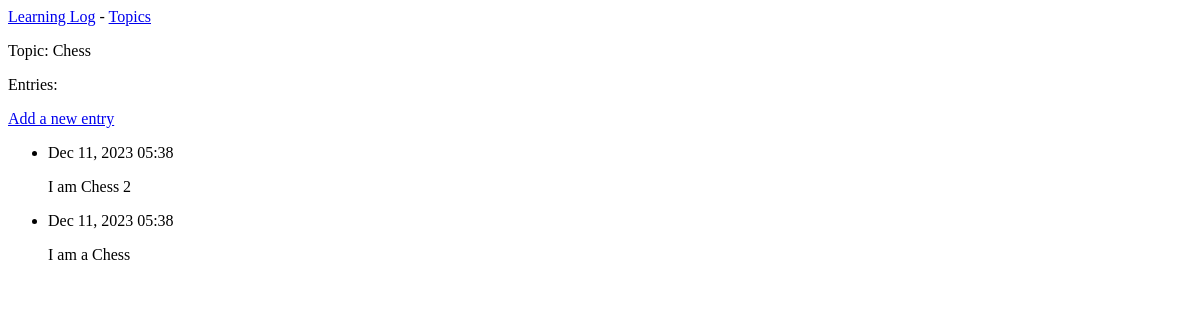
Page /topics/1/ on the earlier database version.
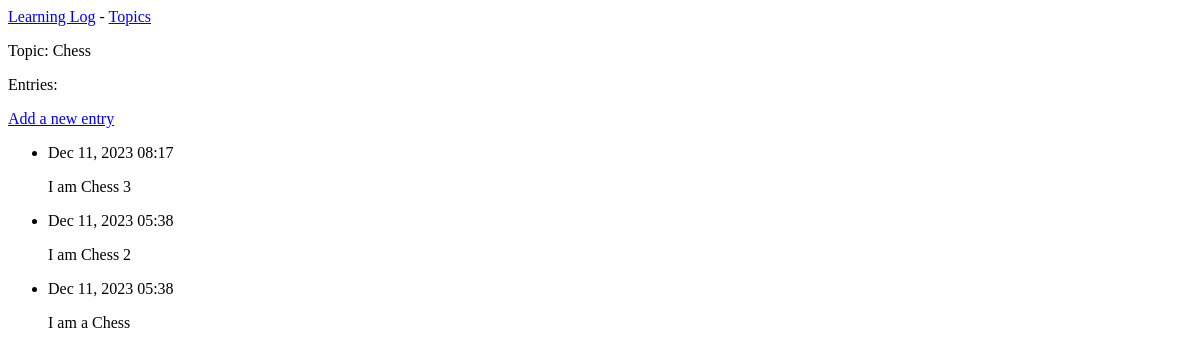
Same page on the later database version.
### learning_logs/models.py (models this page shows, shortened)
class Entry(models.Model):
    topic = models.ForeignKey(Topic, on_delete=models.CASCADE)
    text = models.TextField()
    date_added = models.DateTimeField(auto_now_add=True)  # 获取当前时间
    class Meta:
        verbose_name_plural = 'entries'

### learning_logs/views.py (the view)
# urls.py: path('topics/<int:topic_id>/', views.topic, name='topic'),
def topic(request, topic_id):
    topic = Topic.objects.get(id=topic_id)
    entries = topic.entry_set.order_by('-date_added')
    context = {'topic': topic, 'entries': entries}
    return render(request, 'learning_logs/topic.html', context)

### learning_logs/templates/learning_logs/topic.html
{% extends 'learning_logs/base.html' %}
{% block content %}
  <p>Topic: {{ topic.text }}</p>
  <p>Entries: </p>
  <p>
     <a href="{% url 'learning_logs:new_entry' topic.id %}">Add a new entry</a>
  </p>
  <ul>
      {% for entry in entries %}
        <li>
            <p>{{ entry.date_added|date:'M d, Y H:i' }}</p>
            <p>{{ entry.text|linebreaks }}</p>
        </li>
      {% empty %}
        <li>There are no entries for this topic yet.</li>
      {% endfor %}
  </ul>
{% endblock content %}

Differences in the rows shown:
added Entry: date_added "Dec 11, 2023 08:17", text "I am Chess 3"
